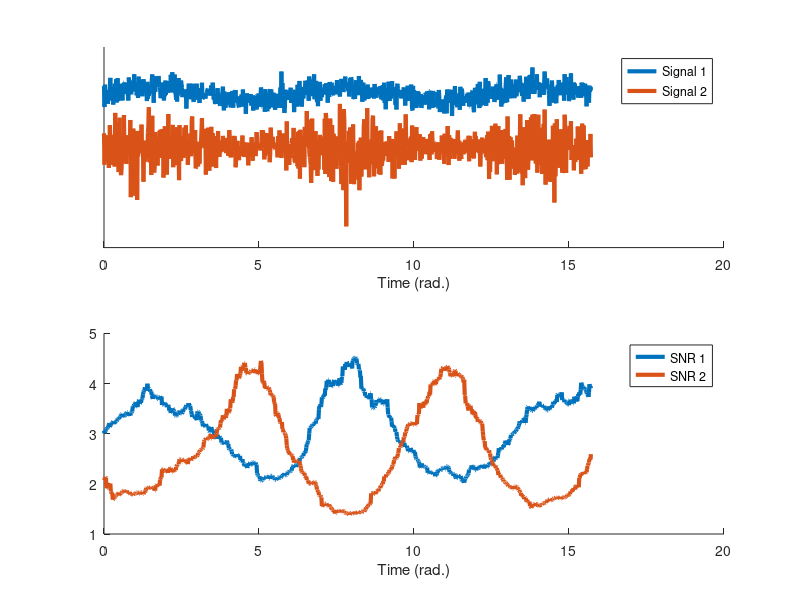
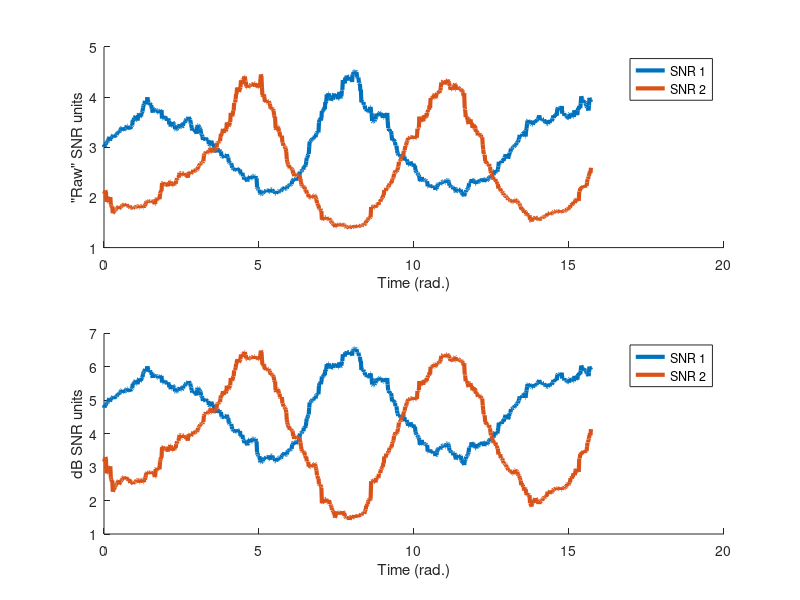

MATLAB code for these plots, in order: (Note: this script raises an error after producing the figures.)
clear,clf
%% 

pnts = 1000;
time = linspace(0,5*pi,pnts);

% one signal
signal1 = 3+sin(time);
signal1 = signal1 + randn(1,pnts);

% another signal
signal2 = 5 + randn(1,pnts) .* (2+sin(time));



% compute SNR in sliding windows
k = round(pnts*.05); % one-sided window is 5% of signal length

% initialize
[snr_ts1,snr_ts2] = deal( zeros(1,pnts) );

% loop over time points
for i=1:pnts
    
    % time boundaries
    bndL = max(1,i-k);
    bndU = min(pnts,i+k);
    
    % extract parts of signals
    sigpart1 = signal1(bndL:bndU);
    sigpart2 = signal2(bndL:bndU);
    
    % compute windowed SNR
    snr_ts1(i) = mean(sigpart1) / std(sigpart1);
    snr_ts2(i) = mean(sigpart2) / std(sigpart2);
end



%%% some plotting
% plot the signals
figure(1), clf
subplot(211), hold on
plot(time,signal1+10,'linew',3)
plot(time,signal2,'linew',3)
set(gca,'ytick',[])
xlabel('Time (rad.)')
legend({'Signal 1';'Signal 2'})

% plot SNRs
subplot(212), hold on
plot(time,snr_ts1,'linew',3)
plot(time,snr_ts2,'linew',3)
legend({'SNR 1';'SNR 2'})
xlabel('Time (rad.)')



% plot SNRs
figure(2), clf
subplot(211), hold on
plot(time,snr_ts1,'linew',3)
plot(time,snr_ts2,'linew',3)
legend({'SNR 1';'SNR 2'})
ylabel('"Raw" SNR units')
xlabel('Time (rad.)')


subplot(212), hold on
plot(time,10*log10(snr_ts1),'linew',3)
plot(time,10*log10(snr_ts2),'linew',3)
legend({'SNR 1';'SNR 2'})
ylabel('dB SNR units')
xlabel('Time (rad.)')

%% real data

load SNRdata.mat

figure(3),clf
subplot(211)
plot(timevec,mean(eegdata,3),'LineWidth',3)
xlabel('Time'),ylabel('Voltage')
legend({'chan_1';'chan_2'})
title('Average time series')

subplot(212)
plot(timevec,std(eegdata,[],3),'LineWidth',3)
xlabel('Time'),ylabel('Voltage')
legend({'chan_1';'chan_2'})
title('STD')

snR = mean(eegdata,3) ./ std(eegdata,[],3);
figure(4),clf
plot(timevec,10*log10(snR),'linewidth',3)
xlabel('Time'),ylabel('SNR log')
legend({'chan_1';'chan_2'})
title('SNR')


%% SNR at a point

%pick time point
timepoint = 375;
basetime = [-500 0];

%average over repetation
erp = mean(eegdata,3);

%snr components
snr_num = erp(:,dsearchn(timevec',timepoint));
snr_den = std(erp(:,dsearchn(timevec',basetime(1)):dsearchn(timevec',basetime(2))));

for i = 1:2
    disp(['SNR at ' num2str(timepoint) 'ms in channel' num2str(i) '= ' num2str(snr_num(i)./snr_den(i))])
end
